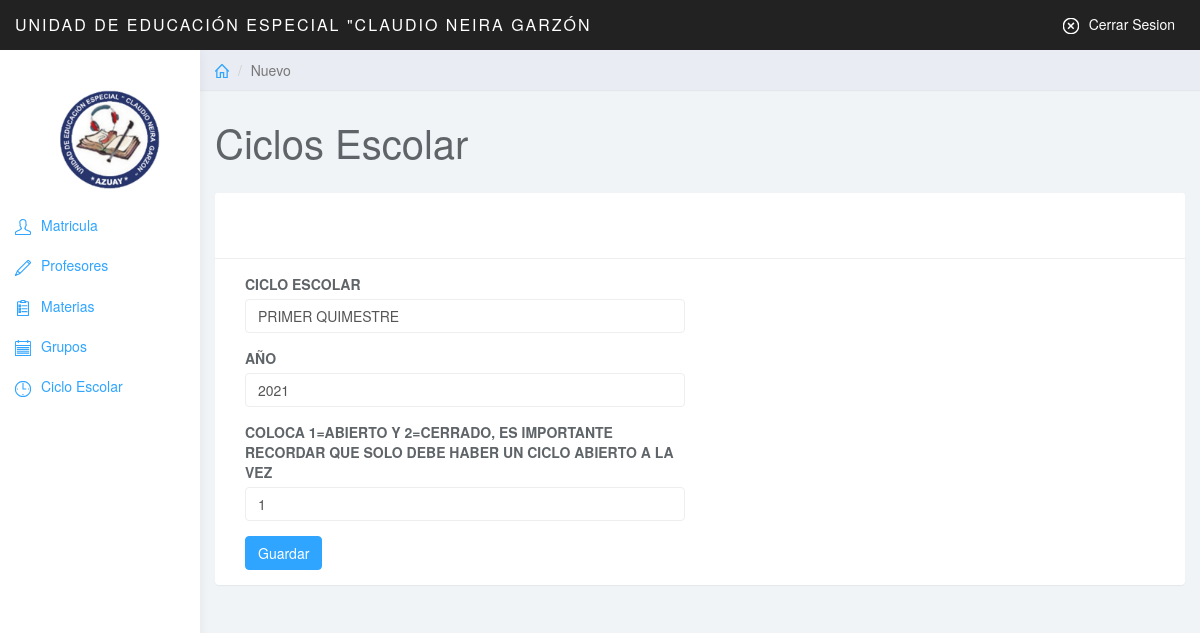
Screenshot of /admin/Periodos/formedit.php?id=3 (signed in) with the database file from the repository.
### tables this page shows
CREATE TABLE `periodosescolares` (
  `idperiodos` int(11) NOT NULL,
  `periodoescolar` varchar(200) DEFAULT NULL,
  `anio` varchar(45) DEFAULT NULL,
  `stus` varchar(45) DEFAULT NULL
);

### admin/conexion/Conexion.php (called while the page is built, shortened)
<?php
class Conexion
{
private static $instancia;
private $con;
private function __construct()
{
    try
    {
    $this->con = new PDO("mysql:host=localhost;dbname=sis_escolar",'root','');
    $this->con->exec("SET CHARSET SET UTF-8");
    }
    catch(PDOEception $e)
    {
        echo "Error:" . $e->getMessage();
        die();
  }
}
 public static function singleton_conexion()
    {
     if(!isset(self::$instancia))
     {
    self::$instancia = new $miclase;
    }
    return self::$instancia;
    }
public function prepare($sql)
{
return $this->con->prepare($sql);
}
}

### admin/Periodos/Classe.php (called while the page is built, shortened)
<?php
require_once '../conexion/Conexion.php';
class Classe
{
    private $con;
    public function __construct()
    {
     $this->con = Conexion::singleton_conexion();
    }
    public function get_p($id = null)
    {
        try
        {
    $sql = "SELECT * FROM periodosescolares";
        if($id != null){
        $sql .= " WHERE idperiodos =?";
        }
        $consulta = $this->con->prepare($sql);
        if($id != null){
        $consulta->bindParam(1,$id);
        }
    $consulta->execute();
        $this->con = null;
        if($consulta->rowCount() > 0){
         return $consulta;
        }else{
            return $consulta;
        }
        }catch(PDOExeption $e){
            print "Error:" . $e->getmessage();
        }
  }
}

### admin/Periodos/formedit.php (the view, shortened to what this page needs)
<?php
include_once '../conexion/Conexion.php';
    if(isset($_GET['id'])){
        $id=$_GET['id'];
        include_once 'Classe.php';
        $usu1 = new Classe();
        $datos = $usu1->get_p($id);
        $fila = $datos->fetchObject();
    }
	?>
<!DOCTYPE html>
<html>
<head>
<link href="../css/bootstrap.min.css" rel="stylesheet">
<link href="../css/datepicker3.css" rel="stylesheet">
<link href="../css/styles.css" rel="stylesheet">
</head>
<body>
	<nav class="navbar navbar-inverse navbar-fixed-top" role="navigation">
		<div class="container-fluid">
			<div class="navbar-header">
				<a class="navbar-brand" href="../index.php">Unidad de Educación Especial "Claudio Neira Garzón</a>
				<ul class="user-menu">
					<li class="dropdown pull-right">
                    <a href="../../Login/logout.php"><svg class="glyph stroked cancel"<?php echo $_SESSION['login']; ?>><use xlink:href="#stroked-cancel"></use></svg>Cerrar Sesion</a>
					</li>
				</ul>
			</div>
		</div>
	</nav>
	<div id="sidebar-collapse" class="col-sm-3 col-lg-2 sidebar">
	<br>
    <br>
    <div class="form-group">
            <img class="logo" src="../../front/img/logo.png"></img>
        </div>
				<?php
include_once '../menu/menu.php';
?>
	</div>
	<div class="col-sm-9 col-sm-offset-3 col-lg-10 col-lg-offset-2 main">
		<div class="row">
			<ol class="breadcrumb">
				<li><a href="#"><svg class="glyph stroked home"><use xlink:href="#stroked-home"></use></svg></a></li>
				<li class="active">Nuevo</li>
			</ol>
		</div>
		<div class="row">
			<div class="col-lg-12">
				<h1 class="page-header">Ciclos Escolar</h1>
			</div>
		</div>
		<div class="row">
			<div class="col-lg-12">
				<div class="panel panel-default">
					<div class="panel-heading"></div>
					<div class="panel-body">
						<div class="col-md-6">
							<form role="form" method="POST" action="edit.php"	>
								<div class="form-group">
									<label>Ciclo Escolar</label>
									<input type="text" name="periodoescolar" class="form-control" required value="<?php  if(isset($id)){echo  $fila->periodoescolar;} ?>">
								</div>
								<div class="form-group">
									<label>Año</label>
									<input type="number" name="anio" class="form-control" required value="<?php  if(isset($id)){echo  $fila->anio;} ?>">
								</div>
								<div class="form-group">
									<label>coloca 1=Abierto y 2=Cerrado, es importante recordar que solo debe haber un ciclo abierto a la vez</label>
									<input type="number" name="stus" class="form-control" required value="<?php  if(isset($id)){echo  $fila->stus;} ?>">
								</div>
								<button type="submit" class="btn btn-primary">Guardar</button>
							</div>
					</div>
				</div>
			</div>
		</div>
	</div>
</body>
</html>

### admin/css/styles.css (style rules this page uses)
body { background: #f1f4f7; padding-top: 50px; color: #5f6468; }
a, a:hover, a:focus { color: #30a5ff; }
h1, h2, h3, h4, h5, h6 { color: #5f6468; }
h1 { font-weight: 300; font-size: 40px; }
.form-control { border: 1px solid #eee; box-shadow: none; }
.navbar-header .navbar-brand { color: #fff; font-size: 16px; text-transform: uppercase; font-weight: 500; letter-spacing: 2px; }
.btn-primary, .btn-primary:hover, .btn-primary:focus, .btn-primary:active, .btn-primary.active, .open > .dropdown-toggle.btn-primary, .btn-primary.disabled, .btn-primary[disabled], fieldset[disabled] .btn-primary, .btn-primary.disabled:hover, .btn-primary[disabled]:hover, fieldset[disabled] .btn-primary:hover, .btn-primary.disabled:focus, .btn-primary[disabled]:focus, fieldset[disabled] .btn-primary:focus, .btn-primary.disabled:active, .btn-primary[disabled]:active, fieldset[disabled] .btn-primary:active, .btn-primary.disabled.active, .btn-primary[disabled].active, fieldset[disabled] .btn-primary.active { background-color: #30a5ff; border-color: #30a5ff; }
.panel { border: 0; }
.panel-heading { font-size: 18px; font-weight: 300; letter-spacing: 0.025em; height: 66px; line-height: 45px; }
.panel-default .panel-heading { background: #fff; border-bottom: 1px solid #eee; color: #5f6468; }
.navbar { border: 0; }
.user-menu { display: inline-block; margin-top: 14px; margin-right: 10px; float: right; list-style: none; padding: 0; }
.user-menu a { color: #fff; }
.sidebar { display: block; background-color: #fff; padding: 0; display: none; }
@media (min-width: 768px) { .sidebar { display: block; position: fixed; top: 50px; bottom: 0; left: 0; z-index: 1000; display: block; margin: 0; padding: 0; overflow-x: hidden; overflow-y: auto; background-color: #fff; box-shadow: 1px 0px 10px rgba(0, 0, 0, .05); } }
@media (min-width: 768px) { .navbar-header { width: 100%; } }
.breadcrumb { border-radius: 0; padding: 10px 15px; background: #e9ecf2; box-shadow: 0 1px 1px rgba(0, 0, 0, .05); margin: 0 ; }
h1.page-header { margin-top: 30px; border-bottom: 0; }
.sidebar .glyph, .user-menu .glyph { height: 16px; width: 16px; margin: 0 10px 0 0; stroke-width: 3px; }
.user-menu .glyph { stroke-width: 4px; }
.breadcrumb .glyph { height: 14px; width: 14px; margin: -2px 0 0 0; stroke-width: 4px; }
.logo { width: 100px; height: 100px; margin-left: 30%; margin-top: 0%; }
label { text-transform: uppercase; }

### rows the page displays
periodosescolares: periodoescolar "PRIMER QUIMESTRE", anio "2021", stus "1"
